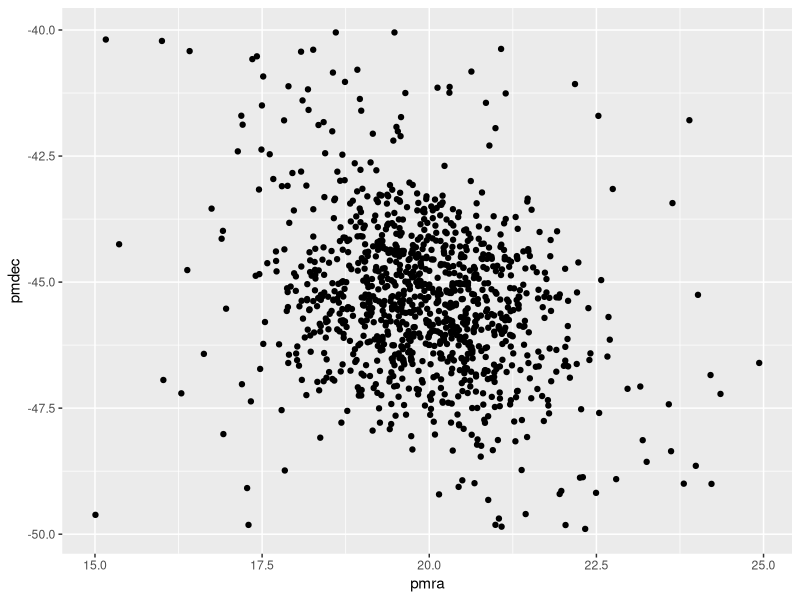
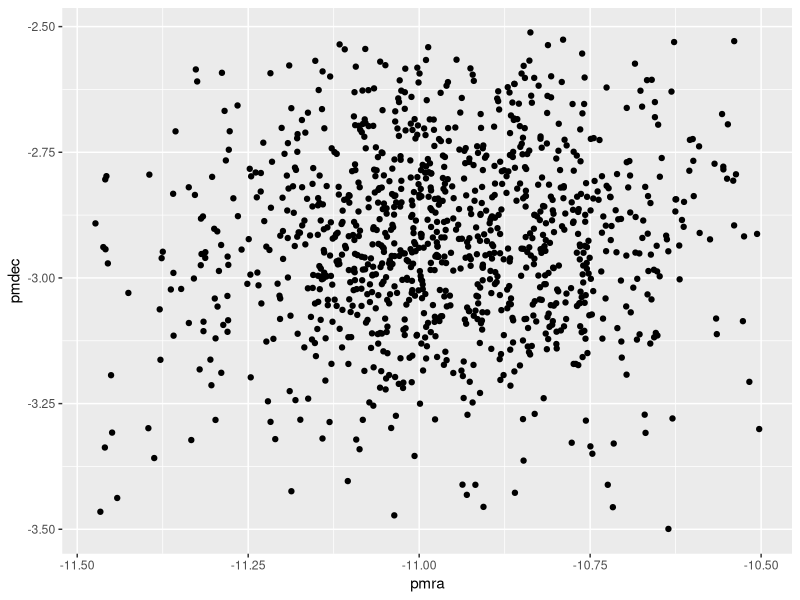
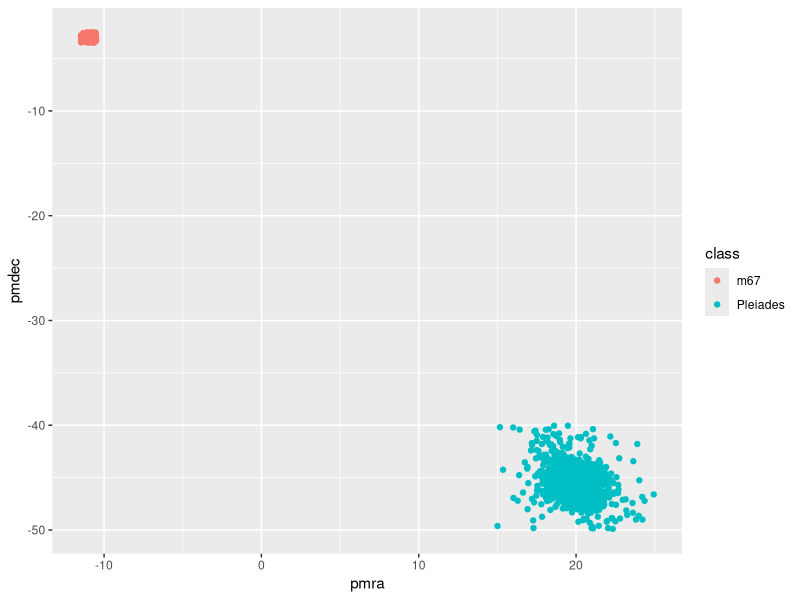
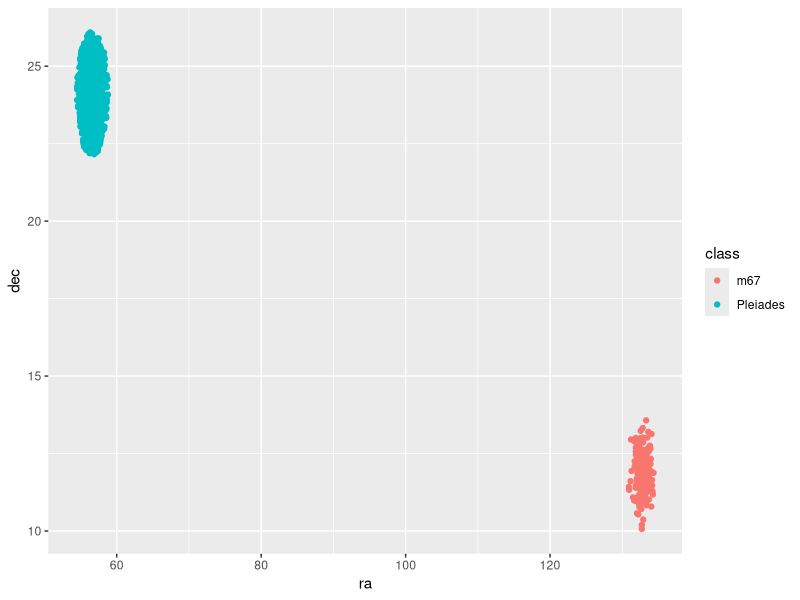
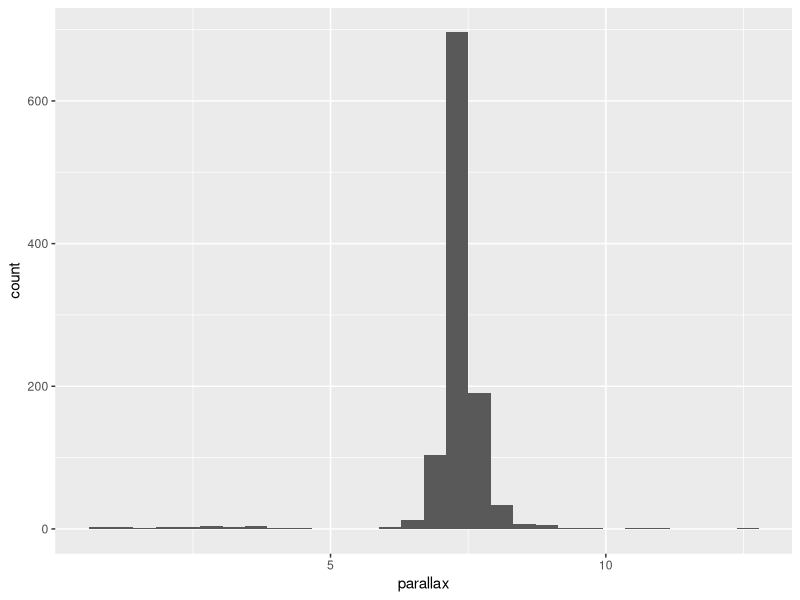
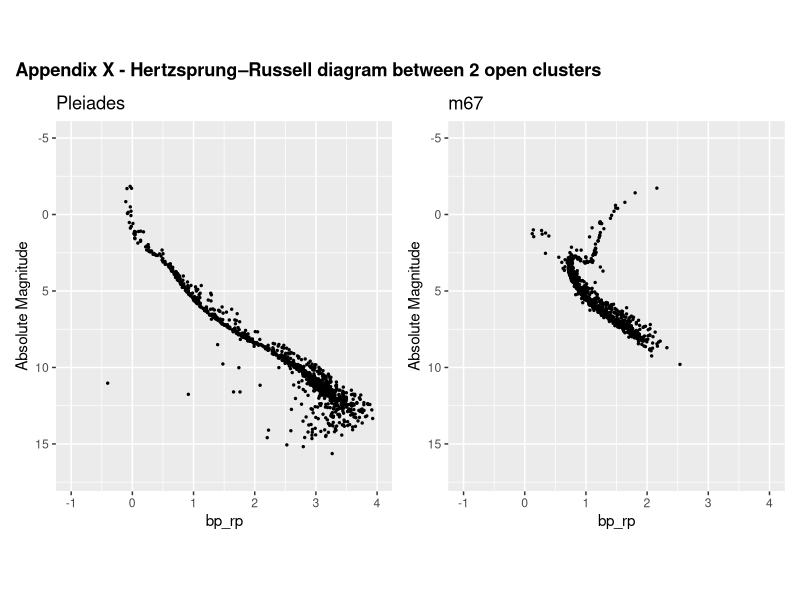

Source code (R) for these figures, in order:
## ---- chunk 1
knitr::opts_chunk$set(echo = TRUE)
library(ggplot2)
library(dplyr)
library(patchwork)

## ---- chunk 2
pleiades <- read.csv("pleiades-result.csv")
pleiades$distparsecs <- 1/(pleiades$parallax/1000)
pleiades$abM <- pleiades$phot_g_mean_mag - (2.5 * log((pleiades$distparsecs/10)^2,10))


m67 <- read.csv("m67-result.csv")
m67$distparsecs <- 1/(m67$parallax/1000)
m67$abM <- m67$phot_g_mean_mag - (2.5 * log((m67$distparsecs/10)^2,10))




## ---- chunk 3
ggplot(pleiades, aes(x=pmra, y=pmdec )) +
  geom_point()

ggplot(m67, aes(x=pmra, y=pmdec )) +
  geom_point()

pleiades$class <- "Pleiades"
m67$class <-"m67"
merge <- rbind(pleiades, m67)

ggplot(merge, aes(x=pmra, y=pmdec )) + geom_point(aes(color =class ))
ggplot(merge, aes(x=ra, y=dec )) + geom_point(aes(color =class ))

ggplot(pleiades, aes(x = parallax)) + geom_histogram(position = "dodge") 

## ---- chunk 4
summary(pleiades)


## ---- chunk 5


a <- ggplot(pleiades, aes(x=bp_rp, y=abM)) +
  geom_point(size= 0.5)+ scale_y_reverse()+ xlim(-1,4) + ylim(17,-5) + coord_fixed(0.25) + ggtitle("Pleiades") +
  xlab("bp_rp") + ylab("Absolute Magnitude")

b <- ggplot(m67, aes(x=bp_rp, y=abM)) +
  geom_point(size= 0.5)+ scale_y_reverse() + xlim(-1,4) + ylim(17,-5) + coord_fixed(0.25) + ggtitle("m67") +
  xlab("bp_rp") + ylab("Absolute Magnitude")


t <- theme(plot.title = element_text(face="bold"))
a + b + plot_annotation(title = "Appendix X - Hertzsprung–Russell diagram between 2 open clusters", theme = t) 



#ggplot(merge, aes(x=bp_rp, y=abM)) +
#  geom_point(aes(color = class))+ scale_y_reverse()

